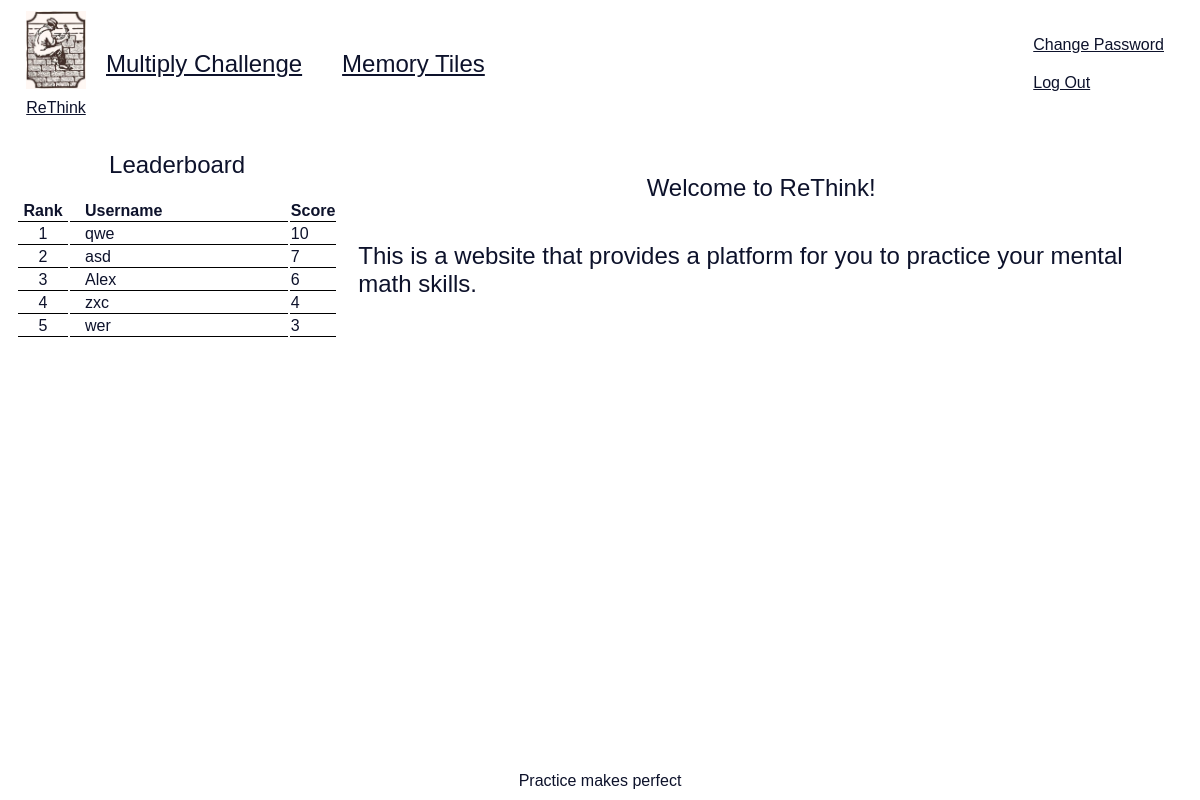
The page / (signed in) on the database its author committed.
### tables this page shows
CREATE TABLE users (id INTEGER PRIMARY KEY AUTOINCREMENT NOT NULL, username TEXT NOT NULL, hash TEXT NOT NULL);

### app.py (the view)
@app.route("/")
def index():
    users = db.execute("SELECT username, MAX(score) FROM users JOIN scores ON users.id=scores.user_id GROUP BY user_id ORDER BY MAX(score) DESC LIMIT 10")
    return render_template("index.html", users=users)

### app.py (called while the page is built)
@app.after_request
def after_request(response):
    response.headers["Cache-Control"] = "no-cache, no-store, must-revalidate"
    response.headers["Expires"] = 0
    response.headers["Pragma"] = "no-cache"
    return response

### templates/index.html (shortened to what this page needs)
{% extends "layout.html" %}
{% block main %}
<main class="home ">
   <div class="leaderboard ">
        <div class="leaderboard-title">Leaderboard</div>
        <table class="leaderboard-table ">
            <colgroup>
                <col style="width: 50px;">
                <col>
                <col style="width: 40px;">
            </colgroup>
            <thead>
                <tr>
                    <th >Rank</th>
                    <th class ="user-name">Username</th>
                    <th>Score</th>
                </tr>
            </thead>
            <tbody>
            {% for user in users %}
                <tr class = "row">
                    <td style="text-align: center;">{{loop.index}}</td>
                    <td class ="user-name">{{user["username"]}}</td>
                    <td>
                        {% if user["MAX(score)"] is none %}
                            0
                        {% else %}
                            {{ user["MAX(score)"] }}
                        {% endif %}
                    </td>
                </tr>
            {% endfor %}
            </tbody>
        </table>
    </div>
    <div class="home-text">
        <h1 class ="header">Welcome to ReThink!</h1>
        <div class ="text">
            <p>This is a website that provides a platform for you to practice your mental math skills.</p>
    </div>
</main>
{% endblock %}

### static/styles.css (style rules this page uses)
* { box-sizing: border-box; }
body { min-height: 100vh; margin: 0; padding: 0; }
body { font-family: "Trebuchet MS", "Lucida Sans Unicode", "Lucida Grande", "Lucida Sans", Arial, sans-serif; color: #0d122b; display: flex; flex-direction: column; padding-left: 1em; padding-right: 1em; }
h1 { text-align: center; font-weight: 100; }
.home { display: flex; justify-content: space-between; }
.leaderboard { display: flex; order:1; flex:2; flex-direction: column; justify-content: center; gap: 10px; width: 350px; margin: 0 auto; }
.leaderboard-title { text-align: center; padding: 10px; font-size: 1.5rem; }
.home-text { order:2; padding: 20px; flex:5; }
.home-text .header { font-size: 24px; }
.home-text .text { display: flex; justify-content: center; font-size: 1.5rem; }
td, th { border-bottom: 1px solid black; }
.user-name { text-align: left; padding-left: 15px; }

### rows shown on the page
users: username "qwe", user "10"
users: username "asd", user "7"
users: username "Alex", user "6"
users: username "zxc", user "4"
users: username "wer", user "3"
